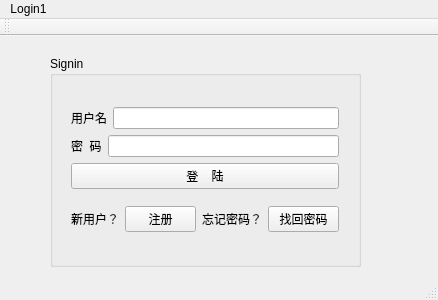
<?xml version="1.0" encoding="UTF-8"?>
<ui version="4.0">
 <class>MainWindow</class>
 <widget class="QMainWindow" name="MainWindow">
  <property name="geometry">
   <rect>
    <x>0</x>
    <y>0</y>
    <width>438</width>
    <height>300</height>
   </rect>
  </property>
  <property name="maximumSize">
   <size>
    <width>438</width>
    <height>300</height>
   </size>
  </property>
  <property name="windowTitle">
   <string>MainWindow</string>
  </property>
  <widget class="QWidget" name="centralWidget">
   <widget class="QGroupBox" name="groupBox">
    <property name="geometry">
     <rect>
      <x>50</x>
      <y>20</y>
      <width>311</width>
      <height>211</height>
     </rect>
    </property>
    <property name="title">
     <string>Signin</string>
    </property>
    <widget class="QWidget" name="layoutWidget">
     <property name="geometry">
      <rect>
       <x>10</x>
       <y>29</y>
       <width>290</width>
       <height>171</height>
      </rect>
     </property>
     <layout class="QVBoxLayout" name="verticalLayout_2" stretch="2,0">
      <item>
       <layout class="QVBoxLayout" name="verticalLayout">
        <item>
         <layout class="QHBoxLayout" name="horizontalLayout" stretch="0,0">
          <item>
           <widget class="QLabel" name="label_username">
            <property name="text">
             <string>用户名</string>
            </property>
           </widget>
          </item>
          <item>
           <widget class="QLineEdit" name="lineEdit_username"/>
          </item>
         </layout>
        </item>
        <item>
         <layout class="QHBoxLayout" name="horizontalLayout_2">
          <item>
           <widget class="QLabel" name="label_password">
            <property name="text">
             <string>密  码</string>
            </property>
           </widget>
          </item>
          <item>
           <widget class="QLineEdit" name="lineEdit_password"/>
          </item>
         </layout>
        </item>
        <item>
         <widget class="QPushButton" name="pushButton_login">
          <property name="text">
           <string>登    陆</string>
          </property>
         </widget>
        </item>
       </layout>
      </item>
      <item>
       <layout class="QHBoxLayout" name="horizontalLayout_3">
        <item>
         <widget class="QLabel" name="label">
          <property name="text">
           <string>新用户？</string>
          </property>
         </widget>
        </item>
        <item>
         <widget class="QPushButton" name="pushButton_SIgnUp">
          <property name="text">
           <string>注册</string>
          </property>
         </widget>
        </item>
        <item>
         <widget class="QLabel" name="label_2">
          <property name="text">
           <string>忘记密码？</string>
          </property>
         </widget>
        </item>
        <item>
         <widget class="QPushButton" name="pushButton_findPWD">
          <property name="text">
           <string>找回密码</string>
          </property>
         </widget>
        </item>
       </layout>
      </item>
     </layout>
    </widget>
   </widget>
  </widget>
  <widget class="QMenuBar" name="menuBar">
   <property name="geometry">
    <rect>
     <x>0</x>
     <y>0</y>
     <width>438</width>
     <height>22</height>
    </rect>
   </property>
   <widget class="QMenu" name="menuLogin1">
    <property name="title">
     <string>Login1</string>
    </property>
   </widget>
   <addaction name="menuLogin1"/>
  </widget>
  <widget class="QToolBar" name="mainToolBar">
   <attribute name="toolBarArea">
    <enum>TopToolBarArea</enum>
   </attribute>
   <attribute name="toolBarBreak">
    <bool>false</bool>
   </attribute>
  </widget>
  <widget class="QStatusBar" name="statusBar"/>
 </widget>
 <layoutdefault spacing="6" margin="11"/>
 <resources/>
 <connections/>
</ui>
